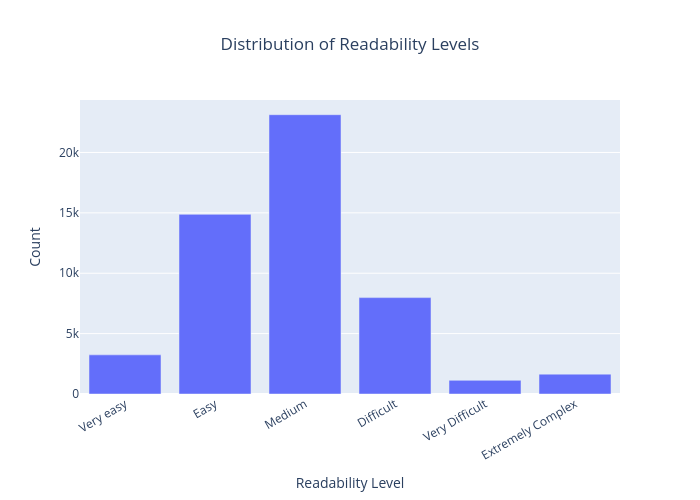

Write notebook code for a chart like this one.
### Code cell
order = ["Very easy", "Easy", "Medium", "Difficult", "Very Difficult", "Extremely Complex"]

readability_counts = df["Prompt_readability_level"].value_counts().reindex(order).reset_index()
readability_counts.columns = ["Readability Level", "Count"]

fig3 = px.bar(
    readability_counts,
    x="Readability Level",
    y="Count",
    title="Distribution of Readability Levels",
    width=700,
    height=500
)

fig3.update_layout(
    title_x=0.5,
    xaxis_tickangle=-30
)

fig3.show()
fig3.write_image("distribution_of_readability_levels.png")

### Figure 1 — Plotly figure (JSON) as saved in the notebook; plotly's stock layout.template omitted (floating-point values rounded to 4 significant figures)
{"data": [{"hovertemplate": "Readability Level=%{x}<br>Count=%{y}<extra></extra>", "legendgroup": "", "marker": {"color": "#636efa", "pattern": {"shape": ""}}, "name": "", "orientation": "v", "showlegend": false, "textposition": "auto", "type": "bar", "x": ["Very easy", "Easy", "Medium", "Difficult", "Very Difficult", "Extremely Complex"], "xaxis": "x", "y": [3240, 14875, 23128, 7982, 1132, 1645], "yaxis": "y"}], "layout": {"barmode": "relative", "height": 500, "legend": {"tracegroupgap": 0}, "title": {"text": "Distribution of Readability Levels", "x": 0.5}, "width": 700, "xaxis": {"anchor": "y", "domain": [0, 1], "tickangle": -30, "title": {"text": "Readability Level"}}, "yaxis": {"anchor": "x", "domain": [0, 1], "title": {"text": "Count"}}}}
